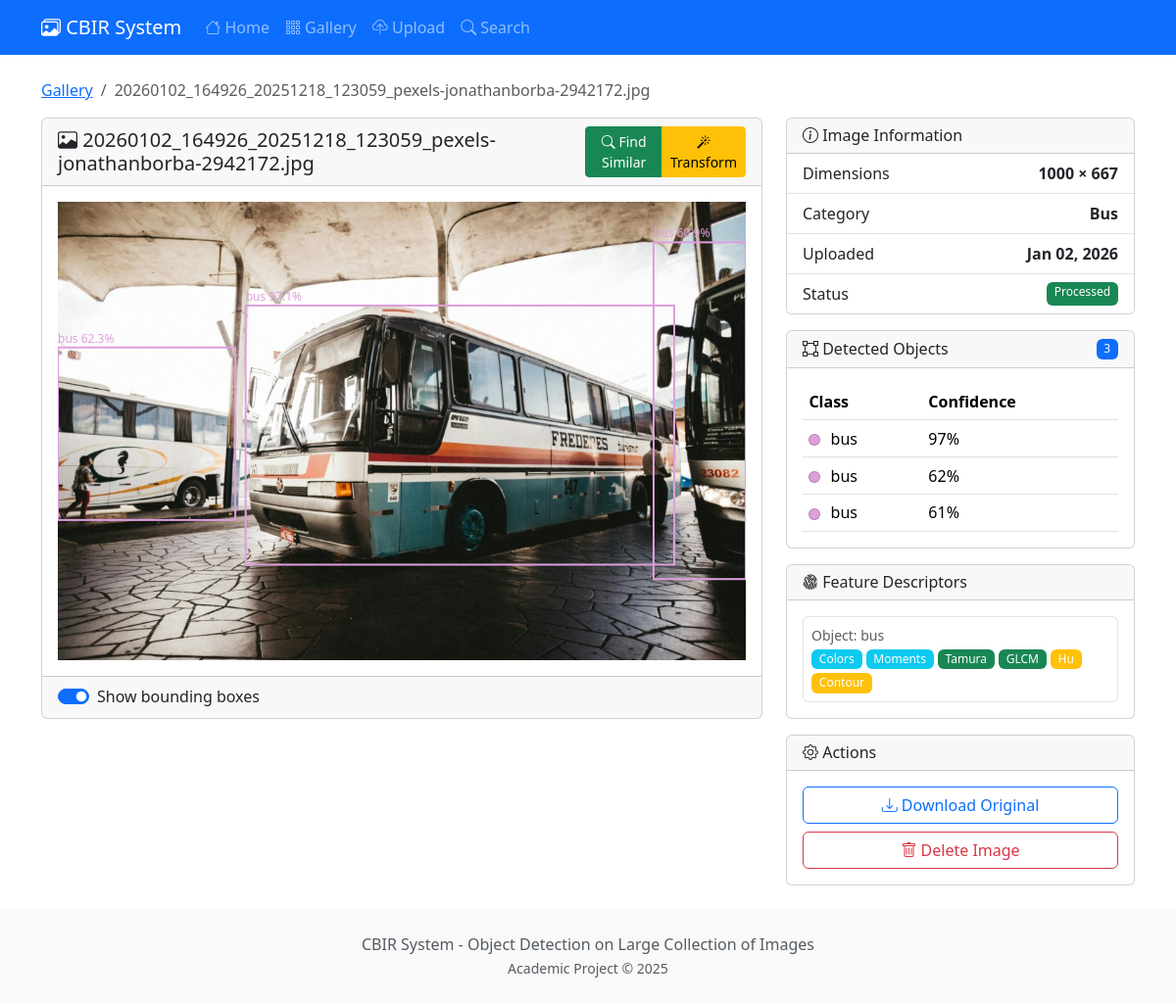
Screenshot of /image/69/ with the database file from the repository.
### core/models.py (models this page shows, shortened)
class Image(models.Model):
    file = models.ImageField(upload_to=image_upload_path)
    filename = models.CharField(max_length=255)
    category = models.CharField(max_length=100, null=True, blank=True)
    uploaded_at = models.DateTimeField(auto_now_add=True)
    width = models.IntegerField(default=0)
    height = models.IntegerField(default=0)
    file_size = models.IntegerField(default=0)  # in bytes
    features_extracted = models.BooleanField(default=False)
    feature_vector = models.BinaryField(null=True, blank=True)  # Serialized numpy array
    class Meta:
        ordering = ['-uploaded_at']
    @property
    def image(self):
        return self.file
    @property
    def original_filename(self):
        return self.filename
    @property
    def is_processed(self):
        return self.detected_objects.exists()

class DetectedObject(models.Model):
    image = models.ForeignKey(Image, on_delete=models.CASCADE, related_name='detected_objects')
    class_id = models.IntegerField()
    class_name = models.CharField(max_length=100)
    confidence = models.FloatField()
    x_min = models.IntegerField()
    y_min = models.IntegerField()
    x_max = models.IntegerField()
    y_max = models.IntegerField()
    feature_vector = models.BinaryField(null=True, blank=True)
    created_at = models.DateTimeField(auto_now_add=True)
    class Meta:
        ordering = ['-confidence']
    @property
    def bbox_x(self):
        return self.x_min
    @property
    def bbox_y(self):
        return self.y_min
    @property
    def bbox_width(self):
        return self.x_max - self.x_min
    @property
    def bbox_height(self):
        return self.y_max - self.y_min
    @property
    def color(self):
        colors = [
            '#FF6B6B', '#4ECDC4', '#45B7D1', '#96CEB4', '#FFEAA7',
            '#DDA0DD', '#98D8C8', '#F7DC6F', '#BB8FCE', '#85C1E9',
            '#F8B500', '#00CED1', '#FF69B4', '#32CD32', '#FF4500'
        ]
        return colors[self.class_id % len(colors)]

class Descriptor(models.Model):
    detected_object = models.OneToOneField(
        DetectedObject,
        on_delete=models.CASCADE,
        related_name='descriptor'
    )
    color_histogram = models.BinaryField(null=True, blank=True)
    dominant_colors = models.JSONField(null=True, blank=True)
    color_moments = models.JSONField(null=True, blank=True)
    tamura_features = models.JSONField(null=True, blank=True)
    gabor_features = models.BinaryField(null=True, blank=True)
    lbp_histogram = models.BinaryField(null=True, blank=True)
    glcm_features = models.JSONField(null=True, blank=True)
    hu_moments = models.JSONField(null=True, blank=True)
    contour_features = models.JSONField(null=True, blank=True)
    hog_features = models.BinaryField(null=True, blank=True)
    created_at = models.DateTimeField(auto_now_add=True)
    updated_at = models.DateTimeField(auto_now=True)

### core/views.py (the view)
# urls.py: path('image/<int:pk>/', views.ImageDetailView.as_view(), name='image_detail'),
class ImageDetailView(DetailView):
    model = Image
    template_name = 'core/image_detail.html'
    context_object_name = 'image'
    def get_context_data(self, **kwargs):
        context = super().get_context_data(**kwargs)
        context['detected_objects'] = self.object.detected_objects.all()
        context['descriptors'] = Descriptor.objects.filter(
            detected_object__image=self.object
        )
        return context

### templates/core/image_detail.html (shortened to what this page needs)
{% extends 'core/base.html' %}
{% block content %}
<nav aria-label="breadcrumb" class="mb-3">
    <ol class="breadcrumb">
        <li class="breadcrumb-item"><a href="{% url 'core:gallery' %}">Gallery</a></li>
        <li class="breadcrumb-item active">{{ image.original_filename }}</li>
    </ol>
</nav>
<div class="row">
    <div class="col-lg-8">
        <div class="card mb-4">
            <div class="card-header d-flex justify-content-between align-items-center">
                <h5 class="mb-0"><i class="bi bi-image"></i> {{ image.original_filename }}</h5>
                <div class="btn-group btn-group-sm">
                    {% if detected_objects %}
                    <button type="button" class="btn btn-success" data-bs-toggle="modal" data-bs-target="#findSimilarModal">
                        <i class="bi bi-search"></i> Find Similar
                    </button>
                    {% else %}
                    <a href="{% url 'core:search_by_image' image.id %}" class="btn btn-success">
                        <i class="bi bi-search"></i> Find Similar
                    </a>
                    {% endif %}
                    <a href="{% url 'core:transform' image.id %}" class="btn btn-warning">
                        <i class="bi bi-magic"></i> Transform
                    </a>
                </div>
            </div>
            <div class="card-body text-center">
                <div class="position-relative d-inline-block">
                    <img src="{{ image.image.url }}" class="img-fluid" id="mainImage" alt="{{ image.original_filename }}">
                </div>
            </div>
            <div class="card-footer">
                <div class="form-check form-switch">
                    <input class="form-check-input" type="checkbox" id="showBoxes" checked>
                    <label class="form-check-label" for="showBoxes">Show bounding boxes</label>
                </div>
            </div>
        </div>
    </div>
    <div class="col-lg-4">
        <div class="card mb-3">
            <div class="card-header">
                <h6 class="mb-0"><i class="bi bi-info-circle"></i> Image Information</h6>
            </div>
            <ul class="list-group list-group-flush">
                <li class="list-group-item d-flex justify-content-between">
                    <span>Dimensions</span>
                    <strong>{{ image.width }} × {{ image.height }}</strong>
                </li>
                <li class="list-group-item d-flex justify-content-between">
                    <span>Category</span>
                    <strong>{{ image.category|default:"Not set"|title }}</strong>
                </li>
                <li class="list-group-item d-flex justify-content-between">
                    <span>Uploaded</span>
                    <strong>{{ image.uploaded_at|date:"M d, Y" }}</strong>
                </li>
                <li class="list-group-item d-flex justify-content-between">
                    <span>Status</span>
                    {% if image.is_processed %}
                    <span class="badge bg-success">Processed</span>
                    {% else %}
                    <span class="badge bg-warning">Pending</span>
                    {% endif %}
                </li>
            </ul>
        </div>
        <div class="card mb-3">
            <div class="card-header d-flex justify-content-between align-items-center">
                <h6 class="mb-0"><i class="bi bi-bounding-box"></i> Detected Objects</h6>
                <span class="badge bg-primary">{{ detected_objects|length }}</span>
            </div>
            <div class="card-body" style="max-height: 250px; overflow-y: auto;">
                {% if detected_objects %}
                <table class="table table-sm table-hover mb-0">
                    <thead>
                        <tr>
                            <th>Class</th>
                            <th>Confidence</th>
                        </tr>
                    </thead>
                    <tbody>
                        {% for obj in detected_objects %}
                        <tr class="object-row" data-bbox="{{ obj.bbox_x }},{{ obj.bbox_y }},{{ obj.bbox_width }},{{ obj.bbox_height }}">
                            <td>
                                <span class="color-dot" style="background-color: {{ obj.color }};"></span>
                                {{ obj.class_name }}
                            </td>
                            <td>{% widthratio obj.confidence 1 100 %}%</td>
                        </tr>
                        {% endfor %}
                    </tbody>
                </table>
                {% else %}
                <p class="text-muted mb-0">No objects detected.</p>
                {% endif %}
            </div>
        </div>
        <div class="card mb-3">
            <div class="card-header">
                <h6 class="mb-0"><i class="bi bi-fingerprint"></i> Feature Descriptors</h6>
            </div>
            <div class="card-body">
                {% if descriptors %}
                <div class="row g-2">
                    {% for desc in descriptors %}
                    <div class="col-12">
                        <div class="border rounded p-2">
                            <small class="text-muted d-block">Object: {{ desc.detected_object.class_name }}</small>
                            <div class="d-flex flex-wrap gap-1 mt-1">
                                {% if desc.dominant_colors %}<span class="badge bg-info">Colors</span>{% endif %}
                                {% if desc.color_moments %}<span class="badge bg-info">Moments</span>{% endif %}
                                {% if desc.tamura_features %}<span class="badge bg-success">Tamura</span>{% endif %}
                                {% if desc.glcm_features %}<span class="badge bg-success">GLCM</span>{% endif %}
                                {% if desc.hu_moments %}<span class="badge bg-warning">Hu</span>{% endif %}
                                {% if desc.contour_features %}<span class="badge bg-warning">Contour</span>{% endif %}
                            </div>
                        </div>
                    </div>
                    {% endfor %}
                </div>
                {% else %}
                <p class="text-warning mb-0"><i class="bi bi-exclamation-triangle"></i> No descriptors extracted yet.</p>
                <small class="text-muted">Re-index this image to extract descriptors.</small>
                {% endif %}
            </div>
        </div>
        <div class="card">
            <div class="card-header">
                <h6 class="mb-0"><i class="bi bi-gear"></i> Actions</h6>
            </div>
            <div class="card-body">
                <div class="d-grid gap-2">
                    <a href="{{ image.image.url }}" class="btn btn-outline-primary" download>
                        <i class="bi bi-download"></i> Download Original
                    </a>
                    <button class="btn btn-outline-danger" onclick="deleteImage()">
                        <i class="bi bi-trash"></i> Delete Image
                    </button>
                </div>
            </div>
        </div>
    </div>
</div>
{% endblock %}

### static/css/style.css (style rules this page uses)
body { min-height: 100vh; display: flex; flex-direction: column; }
.color-dot { display: inline-block; width: 12px; height: 12px; border-radius: 50%; margin-right: 6px; vertical-align: middle; border: 1px solid rgba(0, 0, 0, 0.2); }
.object-row { cursor: pointer; transition: background-color 0.2s ease; }
.badge { font-weight: 500; }
.table-sm td, .table-sm th { padding: 0.4rem; }

### rows the page displays
Image: original_filename "20260102_164926_20251218_123059_pexels-jonathanborba-2942172.jpg", image (picture), width "1000", height "667", category "Bus", uploaded_at "Jan 02, 2026"
DetectedObject: class_name "bus", confidence "97"
DetectedObject: class_name "bus", confidence "62"
DetectedObject: class_name "bus", confidence "61"
Descriptor: detected_object.class_name "bus", shows "Colors", shows "Moments", shows "Tamura", shows "GLCM", shows "Hu", shows "Contour"

### other values shown
{{ detected_objects|length }} "3"
